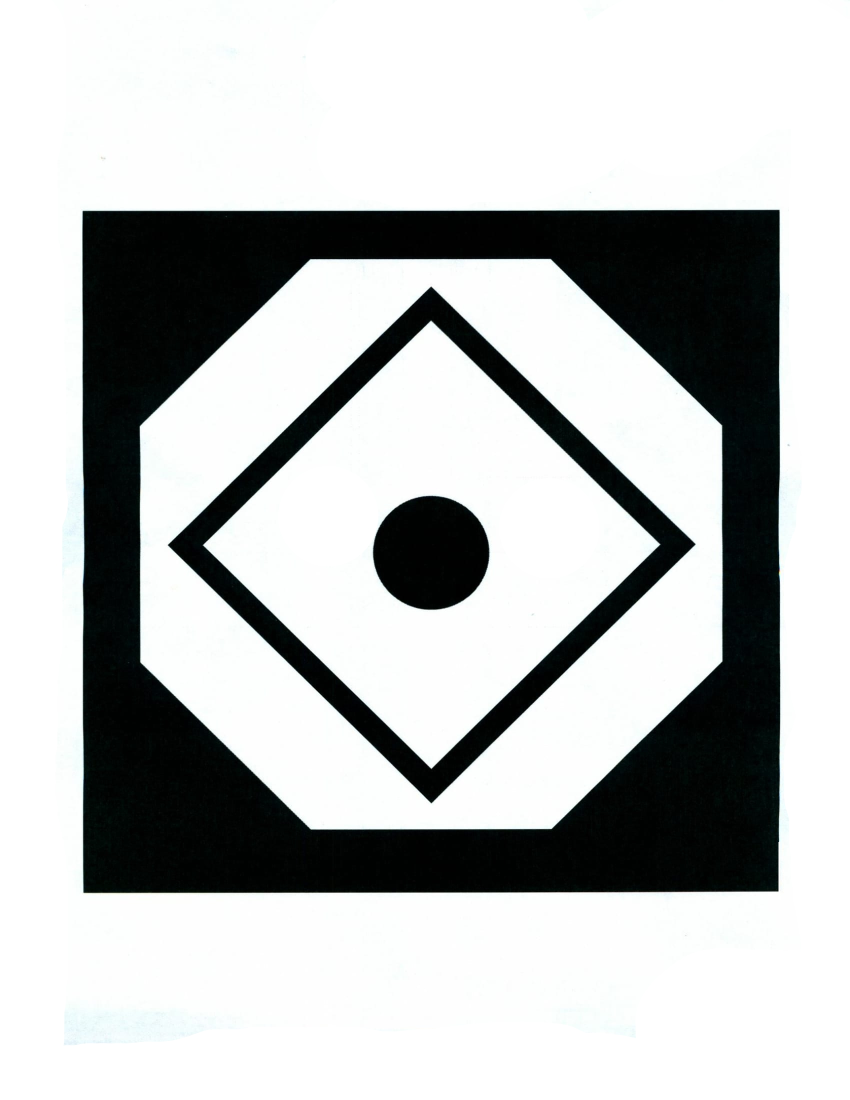
#> input picture OpenCV/PadScan.jpg, 1700 x 2200 px (shown at 1/2 size)
$ python FindPad.py PadScan.jpg PadScan.jpg   (Python 2 division)   (older library calls are emulated)
#> lines starting #> are read from the running program, lines starting #| are printed output that depends on the picture; after the words box and inside, x2 and y2 are one past the last pixel; in counts of white or black regions, pixels touching at a corner belong together
'''
	Abstract: Given a photo, analyzes contours to determine if the landing pad is in the image
	Dependencies: OpenCV 2 needs to be installed, written for Python 2.7

	Variable Adjustments: Depending on the desired environment, variables can be adjusted to accomadate different pads, accuracies, and environmental factors
	There are a lot of commented out print statements. Please do not remove them, they are SUPER useful.
	V4 is the new dark pad version (can be found on the repo).
	V5 is a failed experiment, but comments with it's values have been left in just in case. Just ignore them for now

	Calling: This Program can be called from either command line or just a function call.
	Image name is a string of the directory of the image. If they are in the same directory, this is just the image name.
	Please include the file type (e.g. ".jpg" or ".png")
	The true or false value is just whether you want the program to generate a visual output of it's work.
	It's really helpful for debugging, but doesn't affect the program otherwise.
		Command line: >python2 FindPad.py Imagename.png True/False
		Function call: findPad(imageName, True/False)

	Returns: return code, X-Coord of first possible landing pad center, Y-Coord of first possible landing pad center, List of all possible landing pad centers
	*All returned values are integers

	Return Code Key
	===============
	-1	| Error
	0	| No Pads Found
	1	| Single Primary Pad Found
	2	| Single Secondary Pad Found
	11	| Multiple Primary Pads Found
	12	| Multiple Secondary Pads Found
'''

import numpy as np
import cv2 as cv
import sys
import math
import time

#########################################
#				Variables				#
#########################################
#Landing pad details
outerRingAreaRatio = 1.745 #Default is [1.745, V4], [1.749, V5]
innerRingAreaRatio = 1.339 #Default is [1.339, V4], [1.195, V5]
outerInnerRingAreaRatio = 3.506 #Default is [3.506, V4], [7.539, V5]
innerRingCircleAreaRatio = 13.019 #Default it [13.019, V4], [14.617, V5]

ringAreaRatioInaccuracyThreshold = 0.020 #Default is [0.025, iphone res], [0.07, drone res @ low altitude], [0.15, drone res @ high altitude]
centerPointLocationInaccuracyThreshold = 20.0 #In pixels (default is [20, iphone res], [10, drone res])

#Other CV adjustments
contourAreaMinimumThreshold = 1000 #Contour areas will be discarded if they contain less than the threshold number of pixels (default is [1000, High Res], [100, Low Res])

proceduralMode = True
#########################################
#			Helper Functions			#
#########################################
def getContours(imageName):
	#Read in image, manipulate to allow cv to work
	image = cv.imread(imageName)
	grayscaleImage = cv.cvtColor(image, cv.COLOR_BGR2GRAY)
	ret, threshold = cv.threshold(grayscaleImage, 150, 255, 0) #image, lower bound, upper bound, no idea

	#Find edges
	im2, contours, hierarchy = cv.findContours(threshold, cv.RETR_TREE, cv.CHAIN_APPROX_SIMPLE)
	#print contours

	return contours

def insertionSort(array, array2): #Sorts two arrays based on array 1
	for index in range(1, len(array)):
		currentContour = array2[index]
		currentvalue = array[index]
		position = index

		while position > 0 and array[position - 1] > currentvalue :
			array2[position] = array2[position - 1]
			array[position] = array[position - 1]
			position = position - 1

		array[position] = currentvalue
		array2[position] = currentContour
	return array, array2

def cleanAndSortContoursByArea(contours):
	print len(contours), "Total Contours"

	contourAreas = []
	contoursReduced = []
	for i in range(len(contours)):
		area = cv.contourArea(contours[i])

		if area >= contourAreaMinimumThreshold :
			contourAreas.append(area)
			contoursReduced.append(contours[i])

	contourAreasSorted, contoursSorted = insertionSort(contourAreas, contoursReduced)
	contourAreasSorted.reverse()
	contoursSorted.reverse()
	print len(contourAreasSorted), "Contours greater than", contourAreaMinimumThreshold, "pixels in area"


	return contourAreasSorted, contoursSorted

#Find the center of a given contour
def findCenterOfContour(contour):
	M = cv.moments(contour)
	cx = int(M['m10'] / M['m00'])
	cy = int(M['m01'] / M['m00'])
	return cx, cy

def searchForContourPairByAreaRatio(contourAreasSorted, contoursSorted, ratio, threshold):
	listOfAreaPairs = []
	listOfContourPairs = []

	for i in range(len(contourAreasSorted)) :
		for j in range(len(contourAreasSorted)) :
			if j != i :
				if areAreasSimilar(contourAreasSorted[i], contourAreasSorted[j], ratio, threshold) :
					listOfAreaPairs.append(contourAreasSorted[i])
					listOfAreaPairs.append(contourAreasSorted[j])

					listOfContourPairs.append(contoursSorted[i])
					listOfContourPairs.append(contoursSorted[j])

	return listOfAreaPairs, listOfContourPairs

def findAreasWithSharedCenter(outerRingListOfAreaPairs, outerRingListOfContourPairs, innerOuterRingListOfAreaPairs, innerOuterListOfContourPairs) :
	commonCenterPoints = []
	padFound = False

	for i in range(len(outerRingListOfContourPairs)) :
		for j in range(len(innerOuterListOfContourPairs)) :

			if outerRingListOfAreaPairs[i] != innerOuterRingListOfAreaPairs[j] :
				centerOfOuterRingX, centerOfOuterRingY = findCenterOfContour(outerRingListOfContourPairs[i])
				centerOfInnerRingX, centerOfInnerRingY = findCenterOfContour(innerOuterListOfContourPairs[j])

				if arePointsClose(centerOfOuterRingX, centerOfOuterRingY, centerOfInnerRingX, centerOfInnerRingY, centerPointLocationInaccuracyThreshold) :
					centerPoint = [centerOfOuterRingX, centerOfOuterRingY]
					pointIsUnique = True

					for k in range(len(commonCenterPoints)) :
						if arePointsClose(commonCenterPoints[k][0], commonCenterPoints[k][1], centerPoint[0], centerPoint[1], centerPointLocationInaccuracyThreshold) :
							pointIsUnique = False

					if pointIsUnique :
						'''
						print "= New Common Center Point Found ="
						print "OR:", outerRingListOfAreaPairs[i - 1], outerRingListOfAreaPairs[i], outerRingListOfAreaPairs[i + 1]
						print "OIR:", innerOuterRingListOfAreaPairs[j - 1], innerOuterRingListOfAreaPairs[j], innerOuterRingListOfAreaPairs[j + 1]
						print "Center:", centerPoint
						'''
						commonCenterPoints.append(centerPoint)
						padFound = True

			j = j + 1
		i = i + 1

	return padFound, commonCenterPoints

def areAreasSimilar(area1, area2, ratio, threshold):
	if (float(area1) / float(area2)) > (ratio - threshold) and (float(area1) / float(area2)) < (ratio + threshold) :
		return True
	return False

def arePointsClose(x1, y1, x2, y2, maximumDistance):
	distance = math.sqrt(math.pow((float(x1) - float(x2)), 2) + math.pow((float(y1) - float(y2)), 2))
	if distance <= maximumDistance :
		return True
	else :
		return False

#########################################
#			Primary Functions			#
#########################################
def findPad(imageName, createVisualOutput):
	start_time = time.time()
	returnCode = -1
	print "======================="

	#Get image, convert to B&W / find contours
	contours = getContours(imageName)
#> in getContours, image is the input picture: shape (2200, 1700, 3); mean B, G, R 189, 189.4, 187.6
#> in getContours, `ret, threshold = cv.threshold(grayscaleImage, 150, 255, 0)`: threshold: shape (2200, 1700); 73.8% white; 3 black regions
#> in getContours, `im2, contours, hierarchy = cv.findContours(threshold, cv.RETR_TREE, cv..`: contours = 6 contours; box (x1, y1, x2, y2) and area: (0, 0, 1700, 2200) 3736101, (164, 419, 1561, 1787) 1902690, (280, 518, 1445, 1659) 1097071, (335, 572, 1392, 1607) 546873, (406, 642, 1320, 1537) 408787, (745, 991, 980, 1221) 41998

	#Sort contours by area (largest to smallest), remove outliers and clean data
	contourAreasSorted, contoursSorted = cleanAndSortContoursByArea(contours)
#| 6 Total Contours
#> the loop in cleanAndSortContoursByArea, `for i in range(len(contours)):` made 6 passes
#> area on passes 1 to 6: 3736101, 1902689.5, 1097071, 546873, 408787, 41997.5
#> after the loop in cleanAndSortContoursByArea, `for i in range(len(contours)):`: contourAreas = [3736101, 1902689.5, 1097071, 546873, 408787, 41997.5]; contoursReduced has the same summary as contours in getContours
#> the loop in insertionSort, `for index in range(1, len(array)):` made 5 passes
#> after the loop in insertionSort, `for index in range(1, len(array)):`: array = [41997.5, 408787, 546873, 1097071, 1902689.5, 3736101]; array2 has the same summary as contours in getContours
#> in cleanAndSortContoursByArea, `contourAreasSorted, contoursSorted = insertionSort(contourAreas, conto..`: contourAreasSorted has the same summary as array in insertionSort; contoursSorted has the same summary as contours in getContours
#| 6 Contours greater than 1000 pixels in area
#> contourAreasSorted has the same summary as contourAreas in cleanAndSortContoursByArea; contoursSorted has the same summary as contours in getContours
	#print contourAreasSorted

	#Search for outer ring by area ratio
	outerRingListOfAreaPairs, outerRingListOfContourPairs = searchForContourPairByAreaRatio(contourAreasSorted, contoursSorted, outerRingAreaRatio, ringAreaRatioInaccuracyThreshold)
#> the loop in searchForContourPairByAreaRatio, `for i in range(len(contourAreasSorted)) :` made 6 passes
#> after the loop in searchForContourPairByAreaRatio, `for i in range(len(contourAreasSorted)) :`: listOfAreaPairs = [1902689.5, 1097071]; listOfContourPairs = 2 contours; box (x1, y1, x2, y2) and area: (164, 419, 1561, 1787) 1902690, (280, 518, 1445, 1659) 1097071
#> outerRingListOfAreaPairs = [1902689.5, 1097071]; outerRingListOfContourPairs has the same summary as listOfContourPairs in searchForContourPairByAreaRatio
	print len(outerRingListOfAreaPairs), "Possible Outer Rings"
#| 2 Possible Outer Rings

	#Search for inner ring by area ratio
	innerOuterRingListOfAreaPairs, innerOuterListOfContourPairs = searchForContourPairByAreaRatio(contourAreasSorted, contoursSorted, outerInnerRingAreaRatio, ringAreaRatioInaccuracyThreshold)
#> the loop in searchForContourPairByAreaRatio (call 2), `for i in range(len(contourAreasSorted)) :` made 6 passes
#> innerOuterRingListOfAreaPairs = []; innerOuterListOfContourPairs = []
	print len(innerOuterRingListOfAreaPairs), "Possible Inner Outer Ring Combinations"
#| 0 Possible Inner Outer Ring Combinations
	print len(outerRingListOfAreaPairs) * len(innerOuterRingListOfAreaPairs), "Total Combinations"
#| 0 Total Combinations
	print "-----------------------"
	'''
	print "outerRingListOfContourPairs"
	print outerRingListOfAreaPairs
	print "innerOuterListOfContourPairs"
	print innerOuterRingListOfAreaPairs
	'''

	#Check for shared center point
	padFound, commonCenterPoints = findAreasWithSharedCenter(outerRingListOfAreaPairs, outerRingListOfContourPairs, innerOuterRingListOfAreaPairs, innerOuterListOfContourPairs)
#> the loop in findAreasWithSharedCenter, `for i in range(len(outerRingListOfContourPairs)) :` made 2 passes
#> i on passes 1 to 2: 1, 2
#> padFound = False; commonCenterPoints = []
	if len(commonCenterPoints) > 1 :
		returnCode = 11

	#Check shared center point
	if padFound : #If true, return 1 and pixel coordinates
		print len(commonCenterPoints), "Possible Pad(s) Center Found"
		print commonCenterPoints
		returnCode = 1
	else : #If false, check if inner ring exists
		print "Full Pad Not Found. Conducting Search For Secondary Pad"
		#Search for inner ring by area ratio
		innerRingListOfAreaPairs, innerRingListOfContourPairs = searchForContourPairByAreaRatio(contourAreasSorted, contoursSorted, innerRingAreaRatio, ringAreaRatioInaccuracyThreshold)
#> after the loop in searchForContourPairByAreaRatio (call 3), `for i in range(len(contourAreasSorted)) :`: listOfAreaPairs = [546873, 408787]; listOfContourPairs = 2 contours; box (x1, y1, x2, y2) and area: (335, 572, 1392, 1607) 546873, (406, 642, 1320, 1537) 408787
#> innerRingListOfAreaPairs = [546873, 408787]; innerRingListOfContourPairs has the same summary as listOfContourPairs in searchForContourPairByAreaRatio
		print len(innerRingListOfAreaPairs), "Possible Inner Rings"
#| 2 Possible Inner Rings

		#Search for inner ring by area ratio
		innerRingCircleListOfAreaPairs, innerRingCircleListOfContourPairs = searchForContourPairByAreaRatio(contourAreasSorted, contoursSorted, innerRingCircleAreaRatio, ringAreaRatioInaccuracyThreshold)
#> after the loop in searchForContourPairByAreaRatio (call 4), `for i in range(len(contourAreasSorted)) :`: listOfAreaPairs = [546873, 41997.5]; listOfContourPairs = 2 contours; box (x1, y1, x2, y2) and area: (335, 572, 1392, 1607) 546873, (745, 991, 980, 1221) 41998
#> innerRingCircleListOfAreaPairs = [546873, 41997.5]; innerRingCircleListOfContourPairs has the same summary as listOfContourPairs in searchForContourPairByAreaRatio
		print len(innerOuterRingListOfAreaPairs), "Possible Inner Ring Circle Combinations"
#| 0 Possible Inner Ring Circle Combinations
		print len(outerRingListOfAreaPairs) * len(innerOuterRingListOfAreaPairs), "Total Combinations"
#| 0 Total Combinations
		print "-----------------------"

		secondaryPadFound, secondaryCommonCenterPoints = findAreasWithSharedCenter(innerRingListOfAreaPairs, innerRingListOfContourPairs, innerRingCircleListOfAreaPairs, innerRingCircleListOfContourPairs)
#> the loop in findAreasWithSharedCenter (call 2), `for i in range(len(outerRingListOfContourPairs)) :` made 2 passes
#> i on passes 1 to 2: 1, 2
#> secondaryPadFound = True; secondaryCommonCenterPoints = [[862, 1088]]
		if len(secondaryCommonCenterPoints) > 1 :
			returnCode = 12

		if secondaryPadFound : #If true, return 2 and cut drone engines
			print len(secondaryCommonCenterPoints), "Possible Secondary Pad(s) Found"
#| 1 Possible Secondary Pad(s) Found
			print secondaryCommonCenterPoints
#| [[862, 1088]]
			padFound = True
			commonCenterPoints = secondaryCommonCenterPoints
#> commonCenterPoints = [[862, 1088]]
			returnCode = 2
		else : #If false, return 0 and report no pad found
			print "Secondary Pad Not Found. No Pad Identified"
			returnCode = 0


	if createVisualOutput :
		#Create an output image for visual aid
		image = cv.imread(imageName)
		grayscaleImage = cv.cvtColor(image, cv.COLOR_BGR2GRAY)
 		outputImage = cv.cvtColor(grayscaleImage, cv.COLOR_GRAY2BGR)
		cv.drawContours(outputImage, contoursSorted, -1, (0,255,255), 4)
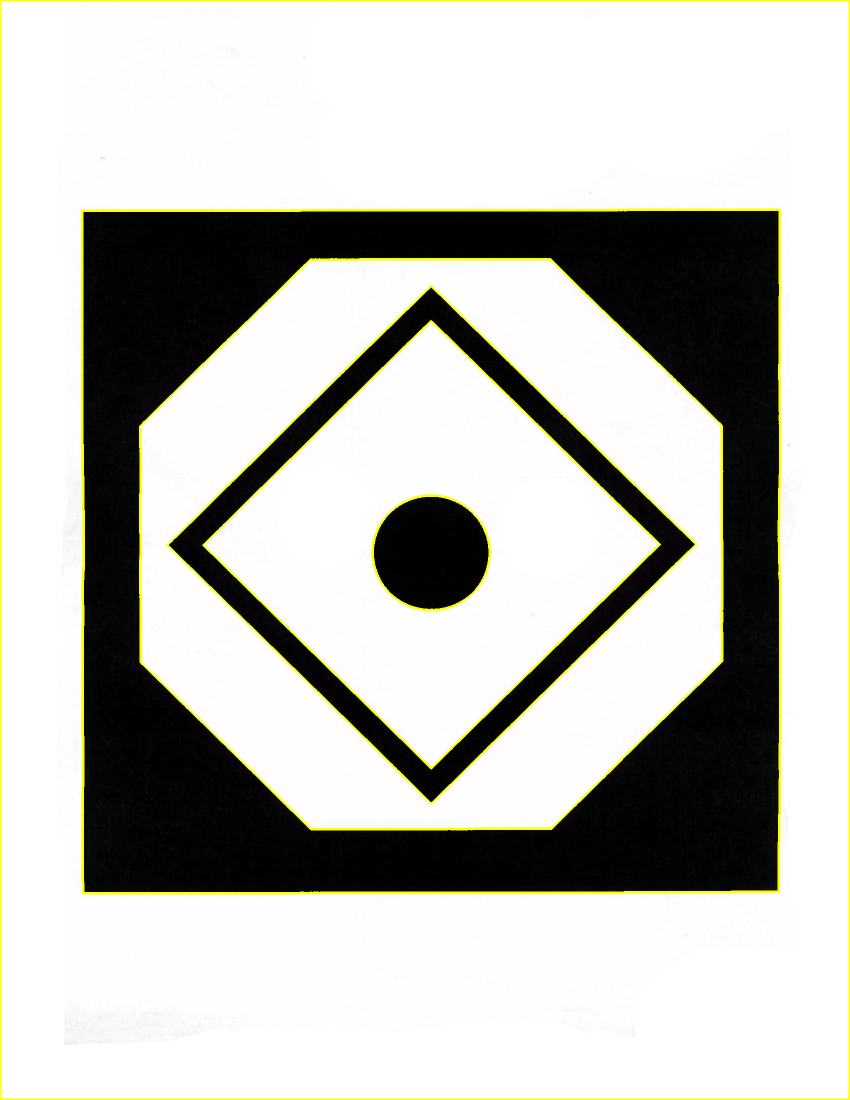
#> outputImage: shape (2200, 1700, 3) (shown at 1/2 size); mean B, G, R 184.2, 190.4, 190.4

		for i in range(len(commonCenterPoints)) :
			cv.line(outputImage, (0, commonCenterPoints[i][1]), (99999, commonCenterPoints[i][1]), (0, 225, 0), 5)
			cv.line(outputImage, (commonCenterPoints[i][0], 0), (commonCenterPoints[i][0], 99999), (0, 225, 0), 5)
			cv.circle(outputImage, (commonCenterPoints[i][0], commonCenterPoints[i][1]), 10, (255, 0, 0), -1)
#> this loop made 1 pass
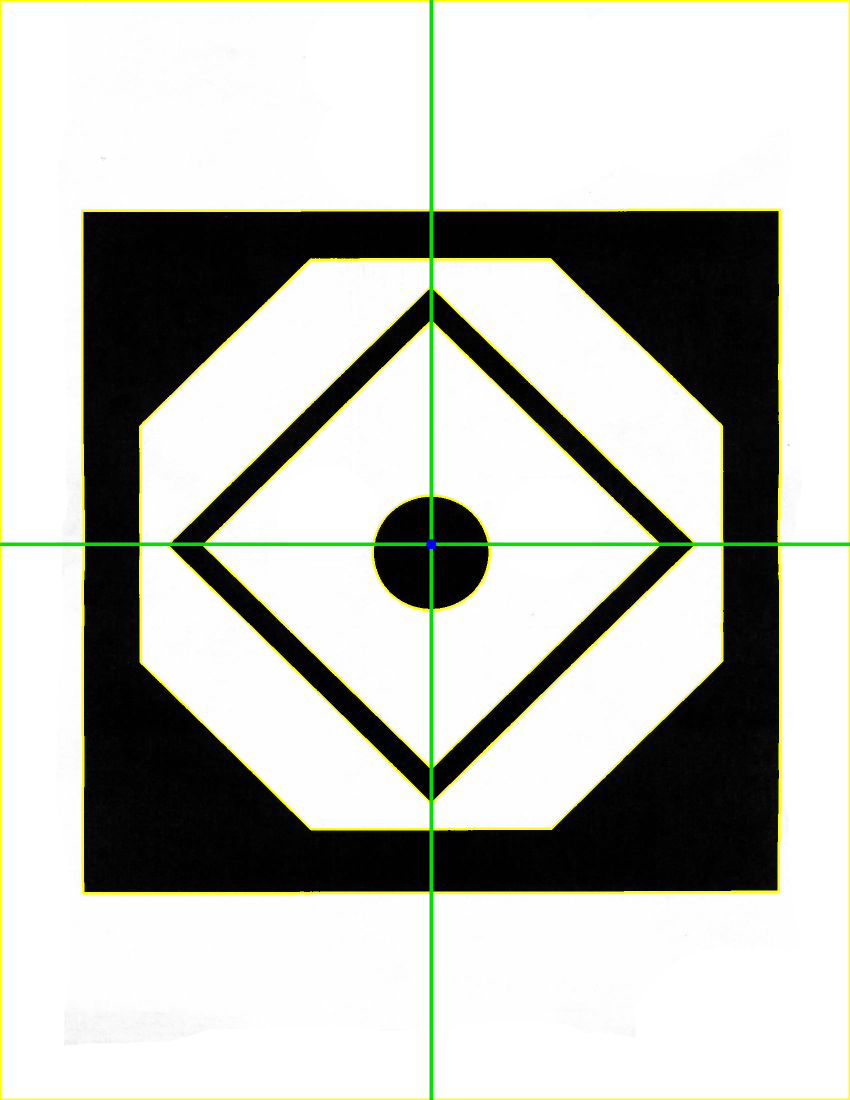
#> outputImage: shape (2200, 1700, 3) (shown at 1/2 size); 0.73% of pixels changed, all inside (x1, y1, x2, y2) = (0, 0, 1700, 2200)

		if padFound :
			cv.circle(outputImage, (commonCenterPoints[0][0], commonCenterPoints[0][1]), 10, (0, 0, 255), -1)
#> outputImage: shape (2200, 1700, 3); 0.01% of pixels changed, all inside (x1, y1, x2, y2) = (852, 1078, 873, 1099)
		cv.imwrite("Output.jpg", outputImage)
		cv.waitKey(0)
		cv.destroyAllWindows()

	if padFound :
		print "Return:", returnCode, commonCenterPoints[0][0], commonCenterPoints[0][1], commonCenterPoints
#| Return: 2 862 1088 [[862, 1088]]
		print "== Runtime Completed =="
		print("%s seconds" % (time.time() - start_time))
		print "======================="
		return returnCode, commonCenterPoints[0][0], commonCenterPoints[0][1], commonCenterPoints
	else :
		print "Return:", returnCode, None, None, None
		print "== Runtime Completed =="
		print("%s seconds" % (time.time() - start_time))
		print "======================="
		return returnCode, None, None, None

#########################################
#				Procedural				#
#########################################
if proceduralMode :
	findPad(sys.argv[1], sys.argv[2])
